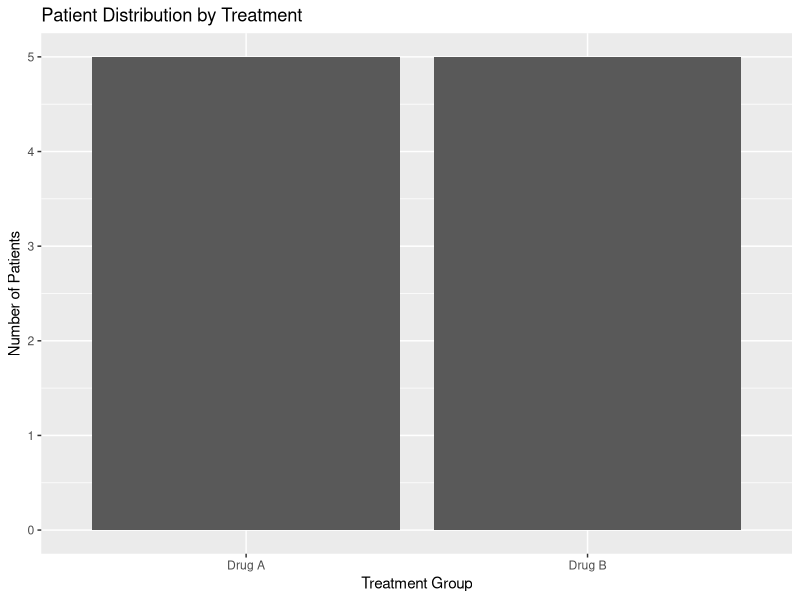
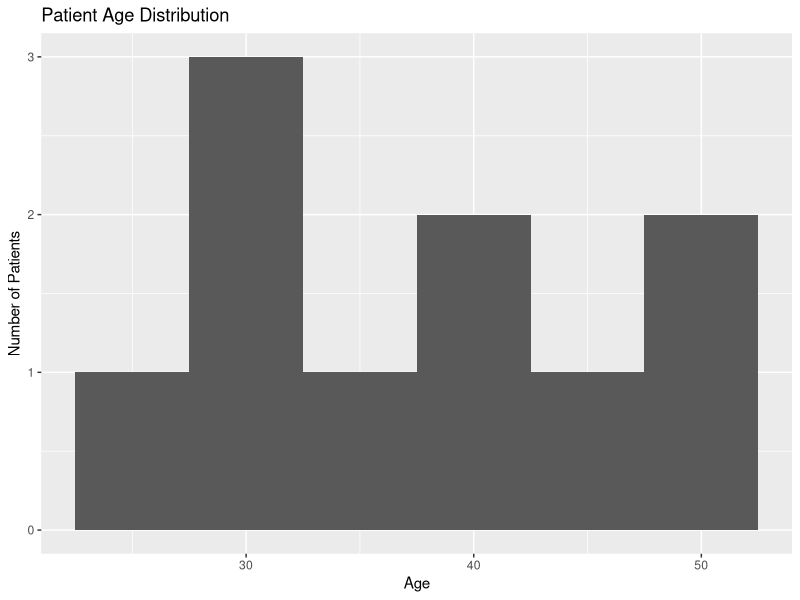
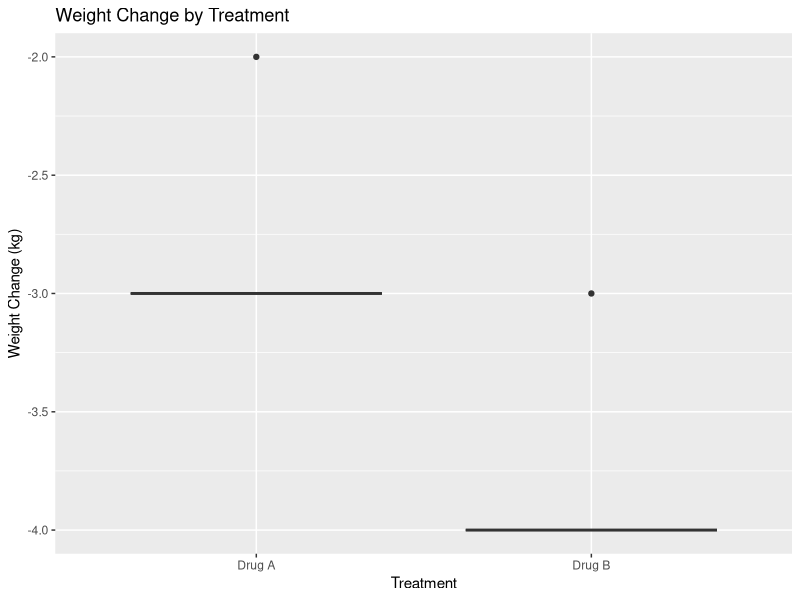
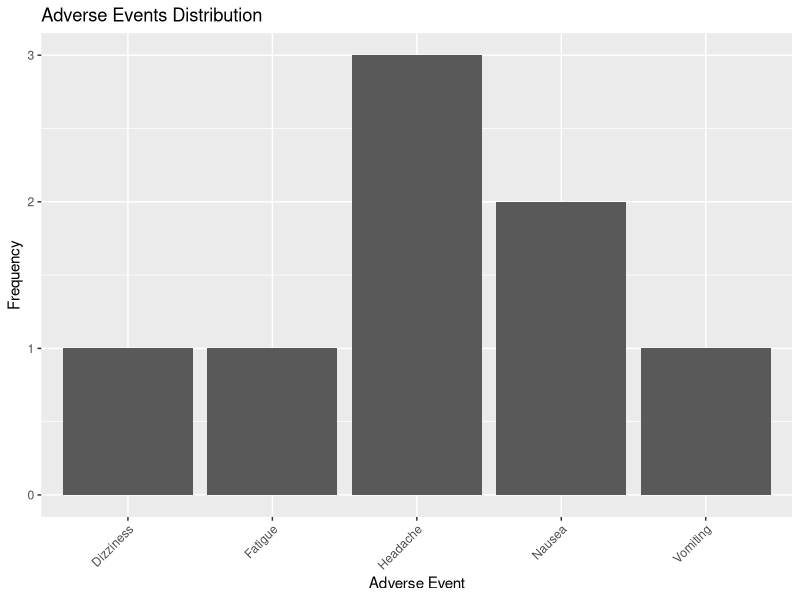
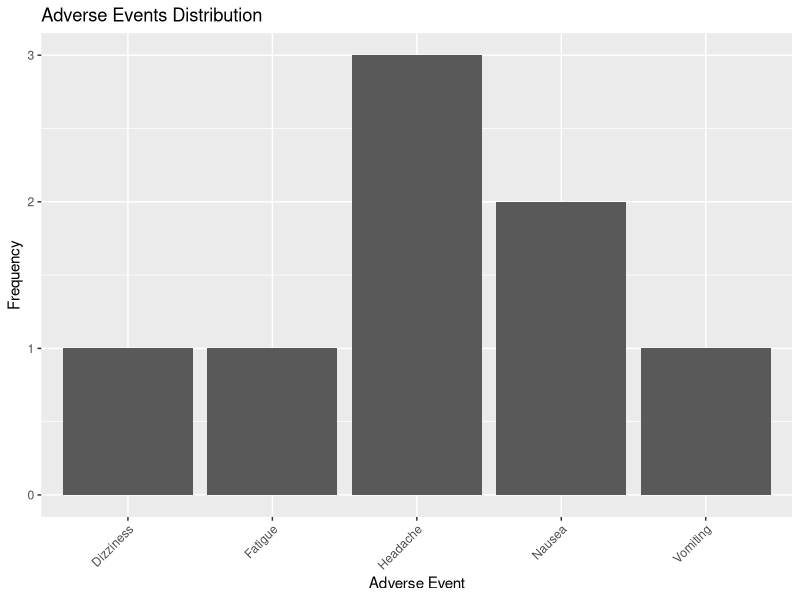

Generate these figures, in order, with R:
patient_data <- data.frame(
  Patient_ID = c(101, 102, 103, 104, 105,
                 106, 107, 108, 109, 110),
  
  Age = c(25, 32, 45, 38, 29,
          51, 42, 35, 48, 30),
  
  Sex = c("Female", "Male", "Female", "Male", "Female",
          "Male", "Female", "Male", "Female", "Male"),
  
  Treatment = c("Drug A", "Drug B", "Drug A", "Drug B", "Drug A",
                "Drug B", "Drug A", "Drug B", "Drug A", "Drug B"),
  
  Baseline_Weight = c(70, 82, 65, 90, 68,
                      85, 72, 88, 75, 80),
  
  Week12_Weight = c(67, 78, 63, 86, 65,
                    81, 69, 84, 72, 77)
)

# Display data set
print(patient_data)
head(patient_data)
str(patient_data)
summary(patient_data)
table(patient_data$Sex)
table(patient_data$Treatment)
mean(patient_data$Age)
median(patient_data$Age)
sd(patient_data$Age)
mean(patient_data$Baseline_Weight[patient_data$Treatment=="Drug A"])
mean(patient_data$Baseline_Weight[patient_data$Treatment=="Drug B"])
mean(patient_data$Week12_Weight[patient_data$Treatment=="Drug A"])
mean(patient_data$Baseline_Weight[patient_data$Treatment=="Drug B"])
patient_data$Weight_change<-patient_data$Week12_Weight- patient_data$Baseline_Weight
print(patient_data)
mean(patient_data$Weight_change)
min(patient_data$Weight_change)
max(patient_data$Weight_change)
aggregate(patient_data$Weight_change,by=list(Treatment=patient_data$Treatment),FUN=mean)

ae_data <- data.frame(
  
  Patient_ID = c(101, 102, 103, 104, 105,
                 106, 107, 108),
  
  AE_Term = c("Headache", "Nausea", "Dizziness",
              "Headache", "Fatigue", "Nausea",
              "Vomiting", "Headache"),
  
  Severity = c("Mild", "Moderate", "Mild",
               "Severe", "Mild", "Moderate",
               "Severe", "Mild"),
  
  Treatment = c("Drug A", "Drug B", "Drug A",
                "Drug B", "Drug A", "Drug B",
                "Drug B", "Drug A")
)

# Display Adverse Events data set
print(ae_data)
table(ae_data$AE_Term)
table(ae_data$Severity)
table(ae_data$Treatment,ae_data$Severity)
colSums(is.na(patient_data))   #checking missing values
duplicated(patient_data$Patient_ID)    #check duplicate patientID
sum(duplicated(patient_data$Patient_ID))

patient_data_clean <- patient_data

patient_data_clean <- patient_data_clean[
  !duplicated(patient_data_clean$Patient_ID),
]

print(patient_data_clean)
colSums(is.na(ae_data))  
ae_data_clean<- na.omit(ae_data)   #removes the values with missing values
print(ae_data_clean)
mean(patient_data$Age)
median(patient_data$Age)
sd(patient_data$Age)
min(patient_data$Age)
max(patient_data$Age)
table(patient_data$Treatment)

prop.table(table(patient_data$Treatment))*100

aggregate(patient_data$Weight_change,by=list(Treatment=patient_data$Treatment),FUN=mean)

#graphs

install.packages("ggplot2")
library(ggplot2)

ggplot(patient_data,
       aes(x = Treatment)) +                      #axis
  geom_bar() +                                    #for bar chart
  labs(                                           #for graph title and axis names
    title = "Patient Distribution by Treatment",
    x = "Treatment Group",
    y = "Number of Patients"
  )

#age range

ggplot(patient_data,
       aes(x = Age)) +
  geom_histogram(binwidth = 5) +
  labs(
    title = "Patient Age Distribution",
    x = "Age",
    y = "Number of Patients"
  )

#Boxplot- weight_change

ggplot(patient_data,
       aes(x = Treatment,
           y = Weight_change)) +
  geom_boxplot() +
  labs(
    title = "Weight Change by Treatment",
    x = "Treatment",
    y = "Weight Change (kg)"
  )

#Adverse events bar chart

ggplot(ae_data,
       aes(x = AE_Term)) +
  geom_bar() +
  labs(
    title = "Adverse Events Distribution",
    x = "Adverse Event",
    y = "Frequency"
  ) +
  theme(axis.text.x = element_text(angle = 45,
                                   hjust = 1))

#Clinical_summary_Tables

patient_summary<- as.data.frame(table(patient_data$Treatment))
print(patient_summary)

age_summary<-aggregate(Age~Treatment,data=patient_data, FUN=mean)
print(age_summary)                                   #Avg age by treatment

weight_summary<-aggregate(Weight_change~Treatment, data=patient_data,FUN=mean)
print(weight_summary)                                #Weight change summary

#Adverse Event Summary

ae_summary <- as.data.frame(
  table(ae_data$AE_Term)
)

names(ae_summary) <- c("Adverse_Event", "Frequency")

print(ae_summary)

#Severity Summary

severity_summary <- as.data.frame(
  table(ae_data$Severity)
)

names(severity_summary) <- c("Severity", "Frequency")

print(severity_summary)

#Creating output folder

dir.create("Output", showWarnings = FALSE)

write.csv(
  patient_data_clean,                          #save patient data set
  "Output/Patient_Data.csv",
  row.names = FALSE
)

write.csv(                                    #save AE data set
  ae_data_clean,
  "Output/Adverse_Events.csv",
  row.names = FALSE
)


write.csv(
  age_summary,                               #save summary tables
  "Output/Age_Summary.csv",
  row.names = FALSE
)

write.csv(
  weight_summary,
  "Output/Weight_Summary.csv",                  
  row.names = FALSE
)

write.csv(
  ae_summary,
  "Output/AE_Summary.csv",
  row.names = FALSE
)

ggsave(
  "Output/Patient_Distribution.png",                      #save graphs
  width = 7,
  height = 5
)
